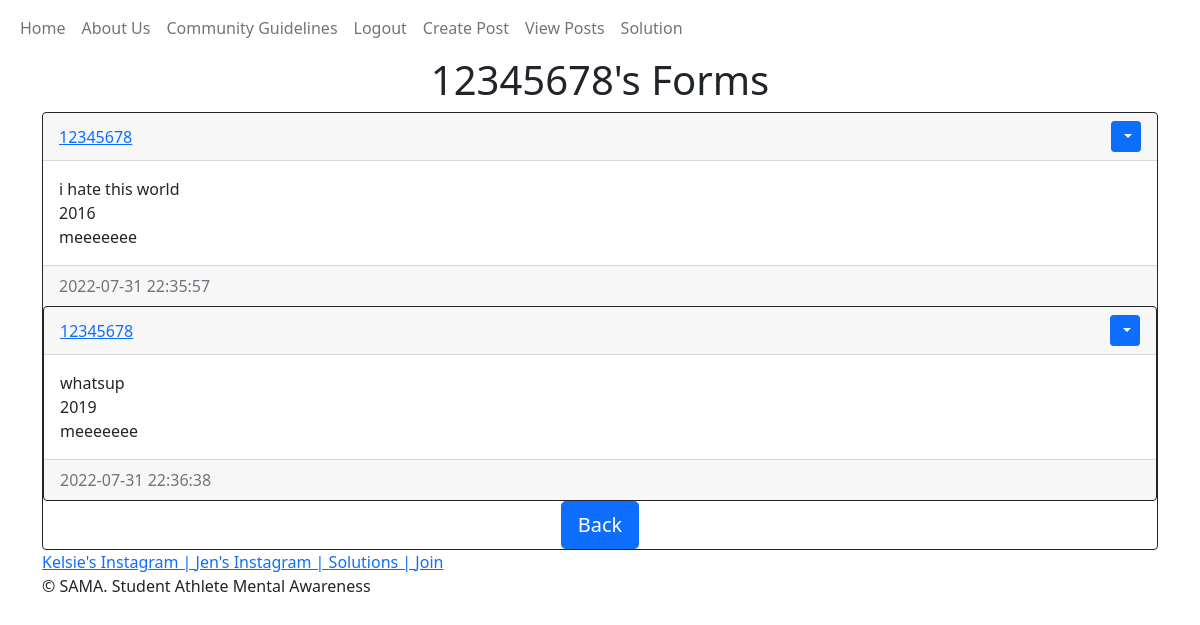
/posts/12345678 (signed in), run on the app's committed database.
### website/models.py (models this page shows)
class Post(db.Model):
    id = db.Column(db.Integer, primary_key=True)
    text = db.Column(db.Text, nullable=False)
    categ = db.Column(db.Text, nullable=True)
    browser = db.Column(db.Text, nullable=True)
    date_created = db.Column(db.DateTime(timezone=True), default=func.now())
    author = db.Column(db.Integer, db.ForeignKey('user.id', ondelete="CASCADE"), nullable=False)

class User(db.Model, UserMixin):
    id = db.Column(db.Integer, primary_key=True)
    email = db.Column(db.String(150), unique=True)
    username = db.Column(db.String(150), unique=True)
    password = db.Column(db.String(150))
    date_created = db.Column(db.DateTime(timezone=True), default=func.now())
    posts = db.relationship('Post', backref='user', passive_deletes=True)

### website/views.py (the view)
@views.route("/posts/<username>")
@login_required
def posts(username):
    user = User.query.filter_by(username=username).first()
    if not user:
        flash('No user with that username exists.', category='error')
        return redirect(url_for('views.view_posts'))
    posts=Post.query.filter_by(author=user.id).all()
    return render_template("posts.html", user=current_user, posts=posts, username=username)

### website/__init__.py (called while the page is built)
def create_app():
    app = Flask(__name__)
    app.config['SECRET_KEY'] = "helloworld"
    app.config['SQLALCHEMY_DATABASE_URI'] = f'sqlite:///{DB_NAME}'
    db.init_app(app)
    from .views import views
    from .auth import auth
    app.register_blueprint(views, url_prefix="/")
    app.register_blueprint(auth, url_prefix="/")
    from .models import User, Post
    create_database(app)
    login_manager = LoginManager()
    login_manager.login_view = "auth.login"
    login_manager.init_app(app)
    @login_manager.user_loader
    def load_user(id):
        return User.query.get(int(id))
    return app

### website/templates/posts.html
{% extends "posts_div.html" %} {% block title %}{{username}}'s Forms{% endblock %} {% block header
%}{{username}}'s Forms {% endblock %}
{% block footer %}
<div align="center">
    <a href="/view_posts">
        <button type="button" class="btn btn-primary btn-lg">
            Back
        </button></a>
</div>
{%endblock %}

### website/templates/posts_div.html (shortened to what this page needs)
{% extends "base.html" %} {% block title %}Home{% endblock %} {% block content
%}
<h1 align="center">{% block header %}Posts{% endblock %}</h1>
<div id="posts">
    {% for post in posts %}
    {% if user.id == post.author %}
    <div class="card border-dark">
        <div class="card-header d-flex justify-content-between align-items-center">
            <a href="/posts/{{post.user.username}}">{{post.user.username}}</a>
            <div class=""btn-group>
                <button type="button" class="btn btn-sm btn-primary dropdown-toggle" data-bs-toggle="dropdown">
                </button>
            </div>
        </div>
        <div class="card-body">
            <div class="card-text">{{post.text}}</div>
            <div class="card-text">{{post.categ}}</div>
            <div class="card-text">{{post.browser}}</div>
        </div>
        <div class="card-footer text-muted">
            {{post.date_created}}
        </div>
    {% endif %}
    {% endfor %}
    </div>
    {% block footer %}{% endblock %} {% endblock %}

### data on the page
Post: user.username "12345678", text "i hate this world", categ "2016", browser "meeeeeee", date_created "2022-07-31 22:35:57"
Post: user.username "12345678", text "whatsup", categ "2019", browser "meeeeeee", date_created "2022-07-31 22:36:38"

### other printed values
{{ username }} "12345678"
